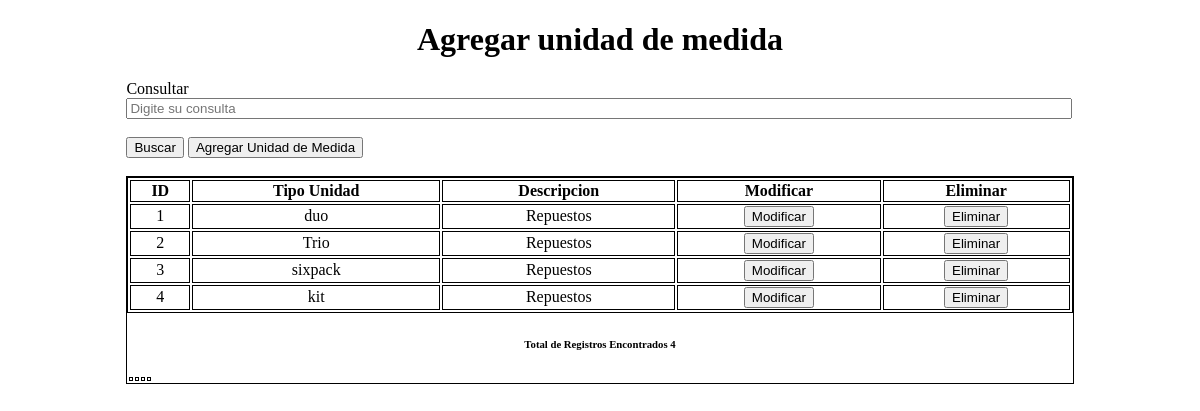
Page /auto/Vistas/unidadmedida.php on the committed database.
### tables this page shows
CREATE TABLE `unidad_medida` (
  `ID_unidadmedida` int(10) NOT NULL,
  `tipo_UND` varchar(45) NOT NULL,
  `descripcion` text DEFAULT NULL
);

### auto/Vistas/unidadmedida.php (the view, shortened to what this page needs)
<?php
    include ("../conexion/conectar.php")
?>
<?php
$correrPagina = $_SERVER["PHP_SELF"];
$maximoDatos = 6;
$paginaNumero = 0;
$inicia = $paginaNumero * $maximoDatos;
?>
<?php
if(isset($_POST["consulta"]))
{
    $c = new Conexion();
    $cone = $c->conectando();
    $sql = "select * from unidad_medida where tipo_UND like '%$obj->tipo_UND%'";
    $limite =sprintf("%s limit %d, %d",$sql, $inicia, $maximoDatos);
    $resultado = mysqli_query($cone,$limite);
    $arreglo = mysqli_fetch_row($resultado);
}else{
    $c = new Conexion();
    $cone = $c->conectando();
    $sql = "select * from unidad_medida";
    $limite =sprintf("%s limit %d, %d",$sql, $inicia, $maximoDatos);
    $resultado = mysqli_query($cone,$limite);
    $arreglo = mysqli_fetch_row($resultado);
}
?>
<?php
if(isset($_GET['totalArreglo'])){
	$totalArreglo = $_GET['totalArreglo'];
}
	else{
		$lista = mysqli_query($cone,$sql);
		$totalArreglo = mysqli_num_rows($lista);
	}
$totalPagina = ceil($totalArreglo/$maximoDatos)-1;
?>
<?php
$cargarPagina = "";
$cargarPagina = sprintf("&totalArreglo=%d%s", $totalArreglo, $cargarPagina);
?>
<!DOCTYPE html>
<html lang="es">
<head>
    <link rel="stylesheet" href="CSS/estilo.css">
</head>
<body>
    <h1 style="text-align: center;">Agregar unidad de medida</h1>
    <form action="" method="POST">
        <div class="consultas">
            <label for="" style="margin-right: 5px;">Consultar</label>
            <input type="text" id="tipo_UND" name="tipo_UND" style="width: 99%; " placeholder="Digite su consulta">
            <br><br>
            <button type="submit" name="consulta">Buscar</button>
            <a href="agregarunidadmedida.php"><button type="button">Agregar Unidad de Medida</button></a>
        </div>
        <br>
        <div class="formM">
            <table class="tabla">
                <thead>
                    <th>ID</th>
                    <th>Tipo Unidad</th>
                    <th>Descripcion</th>
                    <th>Modificar</th>
                    <th>Eliminar</th>
                </thead>
                <?php
                    do{
                ?>
                <tbody>
                    <tr>
                        <td><?php echo $arreglo[0] ?></td>
                        <td><?php echo $arreglo[1] ?></td>
                        <td><?php echo $arreglo[2] ?></td>
                        <td class="letra">
                            <a href="<?php if($arreglo[0] <> ""){
                                echo "modificarunidadmedida.php?key=".urlencode($arreglo[0]);
                            }else{
                                echo "<script> alert('Debe de consultar primero')</sccript>";
                            }?>">
                                <button name="modi" type="button">Modificar</button>
                            </a>
                        </td>
                        <td class="letra">
                            <a href="<?php if($arreglo[0]<>""){
                                        echo "eliminarunidadmedida.php?key=".urlencode($arreglo[0]);
                            }else{
                                echo "<script> alert('debe de consultar primero')</sccript>";
                            }
                                ?>">
                                <button name="elim" type="button">Eliminar</button>
                            </a>
                        </td>
                    </tr>
                </tbody>
                <?php
                    }while($arreglo = mysqli_fetch_row($resultado));
                ?>
            </table>
            <h6><?php printf("Total de Registros Encontrados %d", $totalArreglo) ?></h6>
            <table border=0>
                 <tr>
                 <td>
                 </td>
                 <td>
                     <?php
                     if($paginaNumero > 0){
                 ?>
                     <a href="<?php printf("%s?paginaNumero=%d%s",$correrPagina, max(0,$paginaNumero-1),$cargarPagina) ?>" id="paginador" > << Anterior </a> <?php }?></td>
                 <td>
                     <?php
                     if($paginaNumero < $totalPagina ){
                     ?>
                      <a href="<?php printf("%s?paginaNumero=%d%s",$correrPagina, min($totalPagina,$paginaNumero+1),$cargarPagina) ?>" id="paginador"> Siguiente >>  </a> <?php }?></td>
                 <td>
                 <?php
                     if($paginaNumero < $totalPagina ){
                 ?>
                 <a href="<?php printf("%s?paginaNumero=%d%s",$correrPagina, $totalPagina,$cargarPagina) ?>" id="paginador"> Ultima ></a> <?php } ?></td>
                 </tr>
                 </table>
        </div>
</body>
</html>

### auto/Vistas/CSS/estilo.css (style rules this page uses)
.formM { border: black solid 1px; margin-left: 10%; margin-right: 10%; background-color: white; text-align: center; }
.tabla { width: 100%; border: 1px solid black; }
.tabla th,td { border: black solid 1px; }
.consultas { padding-left: 10%; padding-right: 10%; }

### rows in the picture
unidad_medida: ID_unidadmedida "1", tipo_UND "duo", descripcion "Repuestos"
unidad_medida: ID_unidadmedida "2", tipo_UND "Trio", descripcion "Repuestos"
unidad_medida: ID_unidadmedida "3", tipo_UND "sixpack", descripcion "Repuestos"
unidad_medida: ID_unidadmedida "4", tipo_UND "kit", descripcion "Repuestos"

### other values in the picture
$totalArreglo "4"
